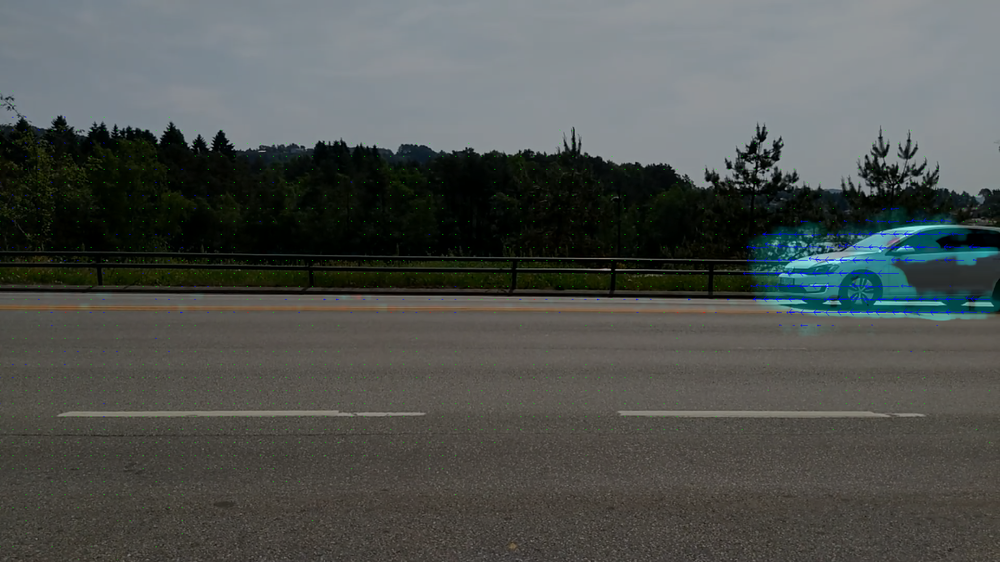
#> input picture seq2/frame_0010.png, 1000 x 562 px, shrunk from 1920 x 1080 before the run; its folder holds 4 pictures in this run
$ jupyter execute krasin-practice.ipynb
#> lines starting #> are read from the running program, lines starting #| are printed output that depends on the picture
Практика студента 4 курса ИММиКН Красина Александра

Импорт библиотек

[cell 1]
import cv2
import numpy as np
import glob
import os
import sys
import time

Параметры работы программы

[cell 2]
#Директория с кадрами
FRAME_DIR = "seq2"
#Путь к готовому видео
OUTPUT_VIDEO_FILE = f"{FRAME_DIR}_results//{FRAME_DIR}_optical_flow.mp4"
#Директория для скриншотов
OUTPUT_SCREENSHOTS_DIR = f"{FRAME_DIR}_results//screenshots"
#Частота кадров
FPS = 30
#Сохаранять полученные данные оптического потока
SAVE_RAW_FLOW = False
#Директория для сохранённых данных
RAW_FLOW_DIR = f"{FRAME_DIR}_results//raw_flow_data"

#Шаг сетки векторов
VECTOR_GRID_STEP = 25
#Порог модуля вектора
VECTOR_MAGNITUDE_THRESH = 0.5
#Масштаб вектора
VECTOR_SCALE = 1.0
#Длинна наконечника стрелки (доля от длинны вектора)
ARROW_TIP_LENGTH = 0.2

#Смешивание исходного кадра(ALPHA) и цветовой кадры(BETA)
ALPHA = 0.6
BETA = 0.4

#Кадры, которые нужно сохранить как скриншоты
SCREENSHOT_FRAMES = [10, 20, 28, 38, 48]

#Печатать время работы
LOG_TIME = True


FARNEBACK_PARAMS = {
    'pyr_scale': 0.5,    # масштаб пирамиды (<1)
    'levels': 3,         # количество уровней пирамиды
    'winsize': 15,       # размер окна (нечётное)
    'iterations': 3,     # число итераций на каждом уровне
    'poly_n': 5,         # размер окна полиномиальной аппроксимации (нечётное)
    'poly_sigma': 1.2,   # стандартное отклонение для полиномов
    'flags': 0           # можно добавить OPTFLOW_FARNEBACK_GAUSSIAN
}

Инициализация

[cell 3]
os.makedirs(OUTPUT_SCREENSHOTS_DIR, exist_ok=True)
frame_paths = sorted(glob.glob(os.path.join(FRAME_DIR, "*.png")))

first_frame = cv2.imread(frame_paths[0])
#> first_frame is the input picture: shape (562, 1000, 3); mean B, G, R 79.4, 82.2, 78.7
height, width = first_frame.shape[:2]
#> height = 562; width = 1000
fourcc = cv2.VideoWriter_fourcc(*'mp4v')   # кодек MP4
out_video = cv2.VideoWriter(OUTPUT_VIDEO_FILE, fourcc, FPS, (width, height))

if SAVE_RAW_FLOW:
    os.makedirs(RAW_FLOW_DIR, exist_ok=True)

sum_time = 0
if LOG_TIME:
    print(FRAME_DIR)
    print('='*20)
    print("h: ", height)
#| h:  562
    print("w: ", width)
#| w:  1000
    print("length: ", len(frame_paths))
    print('='*20)

Основной цикл

[cell 4]
prev_gray = cv2.cvtColor(first_frame, cv2.COLOR_BGR2GRAY)


for i in range(1, len(frame_paths)):
    start_time = time.perf_counter()#Начало замеров времени
    current_frame = cv2.imread(frame_paths[i])
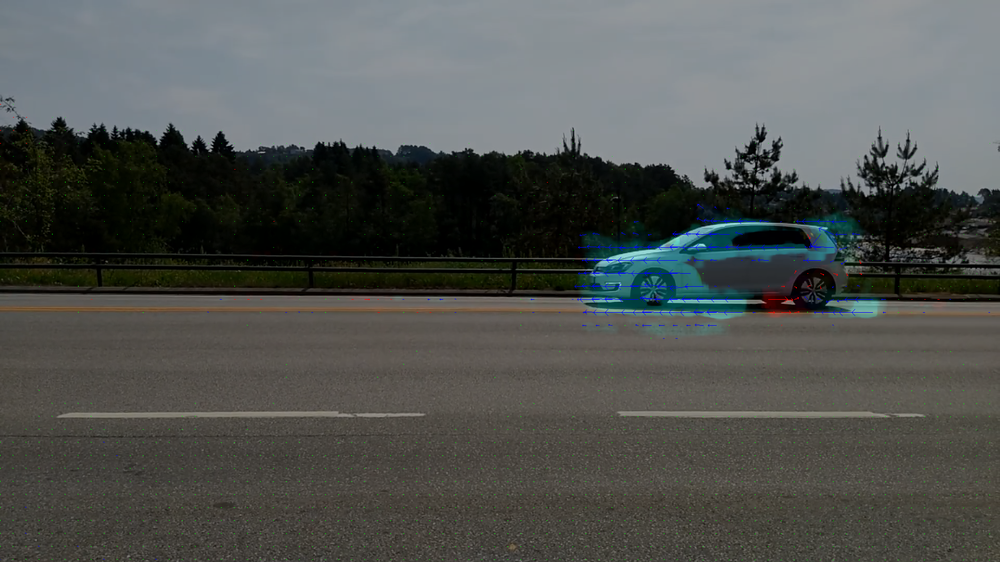
#> input picture seq2/frame_0020.png, 1000 x 562 px, shrunk from 1920 x 1080 before the run
#> current_frame is the input picture: shape (562, 1000, 3); mean B, G, R 79.3, 82.1, 79.5
    current_gray = cv2.cvtColor(current_frame, cv2.COLOR_BGR2GRAY)
    flow = cv2.calcOpticalFlowFarneback(prev_gray,
                                         current_gray,
                                         None,
                                         **FARNEBACK_PARAMS)
    dx = flow[..., 0]
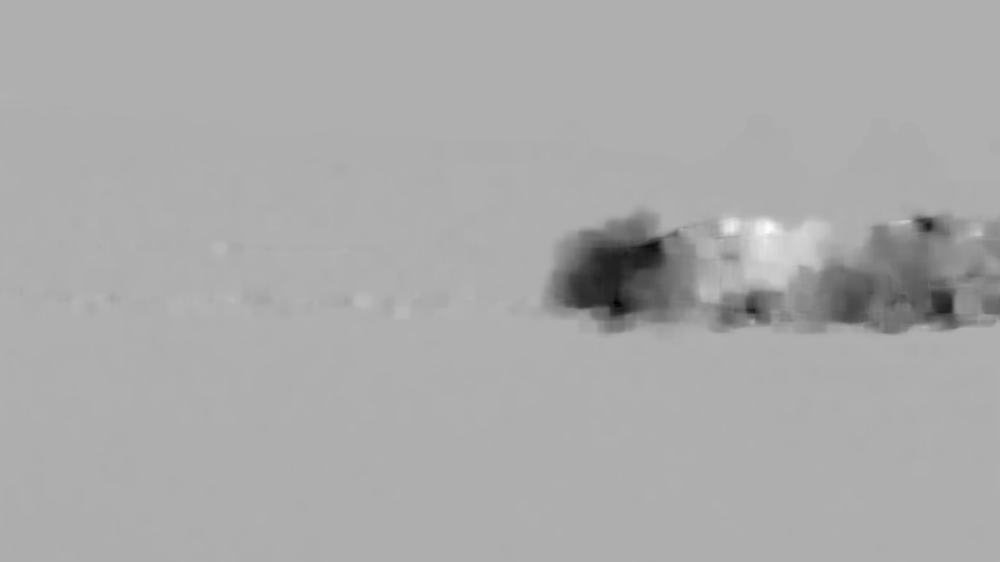
#> dx: shape (562, 1000) float32; min -46.8, max 21.11, mean -1.3; drawn with min black and max white
    dy = flow[..., 1]
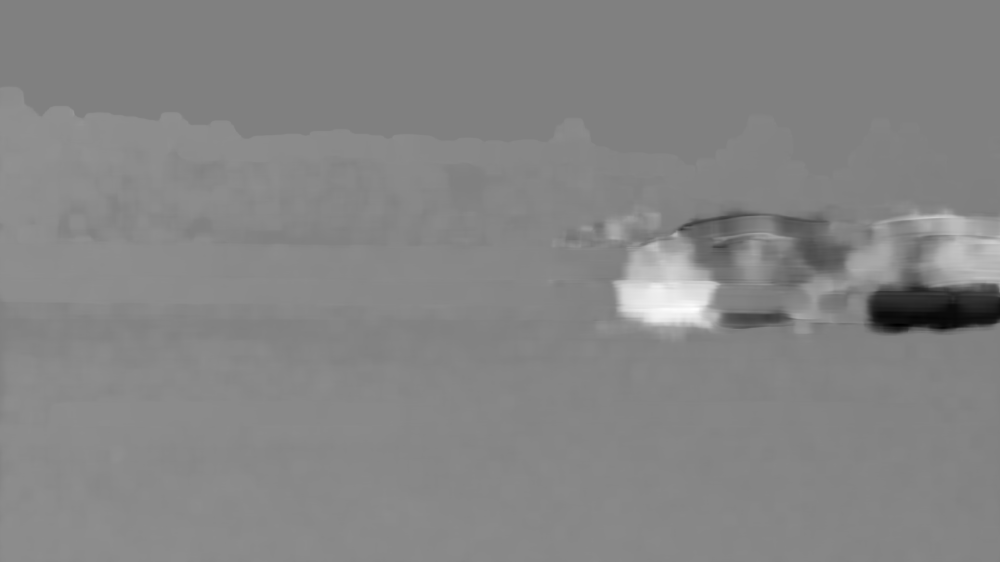
#> dy: shape (562, 1000) float32; min -12.81, max 12.57, mean 0.472; drawn with min black and max white

    magnitude, angle_rad = cv2.cartToPolar(dx, dy)
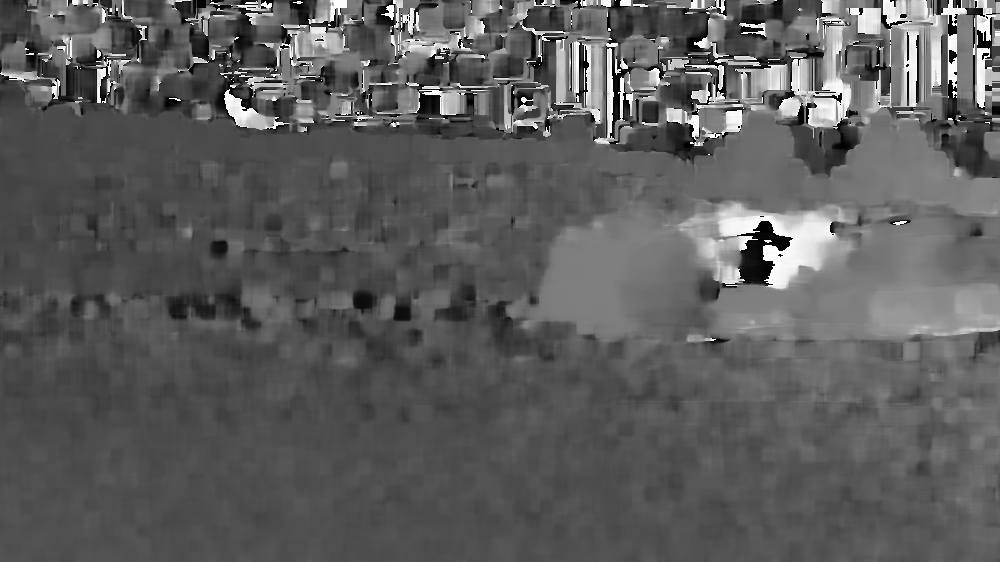
#> angle_rad: shape (562, 1000) float32; min 1.21e-12, max 6.28, mean 2.3; drawn with min black and max white
    magnitude_norm = cv2.normalize(magnitude, None, 0, 255, cv2.NORM_MINMAX)
    magnitude_norm = magnitude_norm.astype(np.uint8)

    hue = (angle_rad * 180 / np.pi) / 2
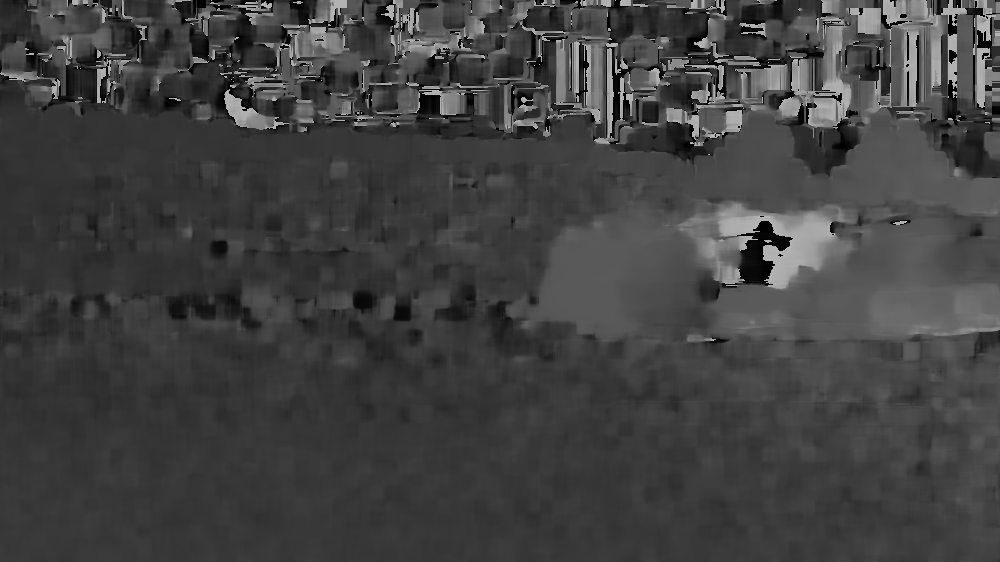
#> hue: shape (562, 1000) float32; min 3.47e-11, max 180, mean 65.9
    hue = hue.astype(np.uint8)

    hsv = np.zeros((height, width, 3), dtype=np.uint8)
    hsv[..., 0] = hue
    hsv[..., 1] = 255
    hsv[..., 2] = magnitude_norm
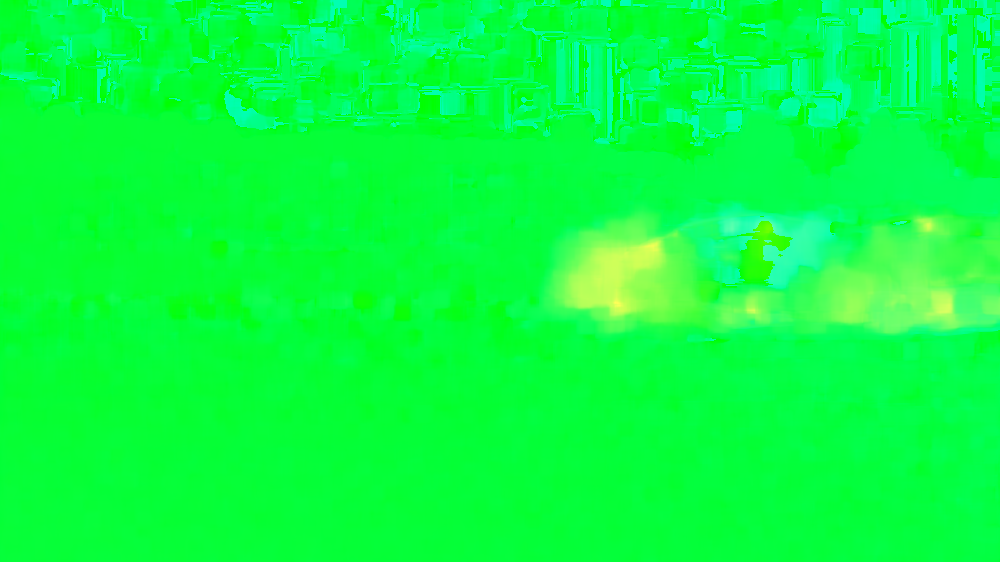
#> hsv: shape (562, 1000, 3); mean of channels 0, 1, 2 65.4, 255, 9.6; drawn as B, G, R

    flow_bgr = cv2.cvtColor(hsv, cv2.COLOR_HSV2BGR)
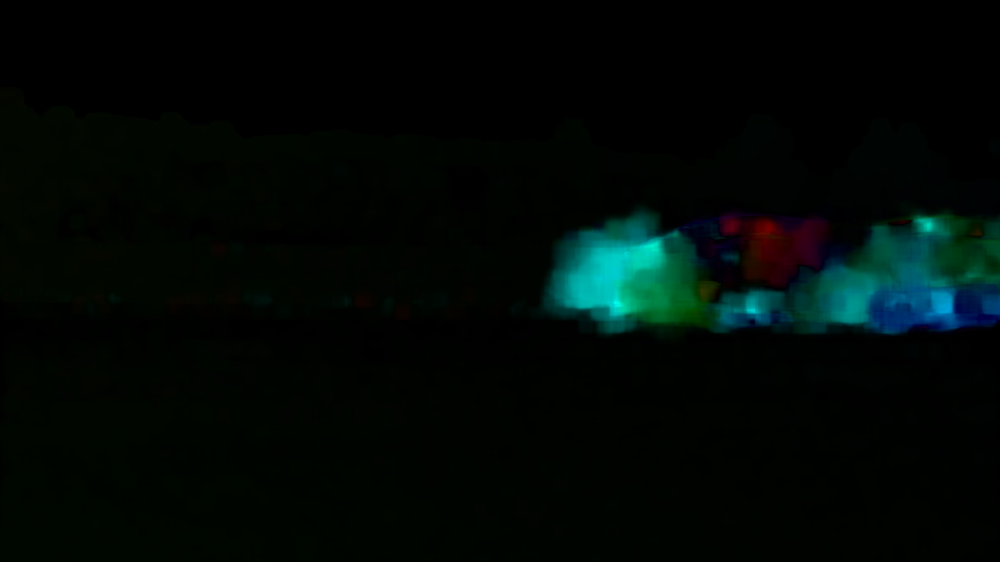
#> flow_bgr: shape (562, 1000, 3); mean B, G, R 5.9, 8.5, 0.7
    overlay = cv2.addWeighted(current_frame, ALPHA, flow_bgr, BETA, 0)

    for y in range(0, height, VECTOR_GRID_STEP):
        for x in range(0, width, VECTOR_GRID_STEP):
            vec_dx = flow[y, x, 0]
            vec_dy = flow[y, x, 1]
            mag = np.sqrt(vec_dx**2 + vec_dy**2)
            if mag < VECTOR_MAGNITUDE_THRESH: #Отброс шума
                continue
            end_x = int(x + vec_dx * VECTOR_SCALE)
            end_y = int(y + vec_dy * VECTOR_SCALE)

            if vec_dx > 1.0:
                color = (0, 0, 255)
            elif vec_dx < -1.0:
                color = (255, 0, 0)
            else:
                color = (0, 255, 0)
            cv2.arrowedLine(overlay, (x, y), (end_x, end_y), color,
                            thickness=1, tipLength=ARROW_TIP_LENGTH)
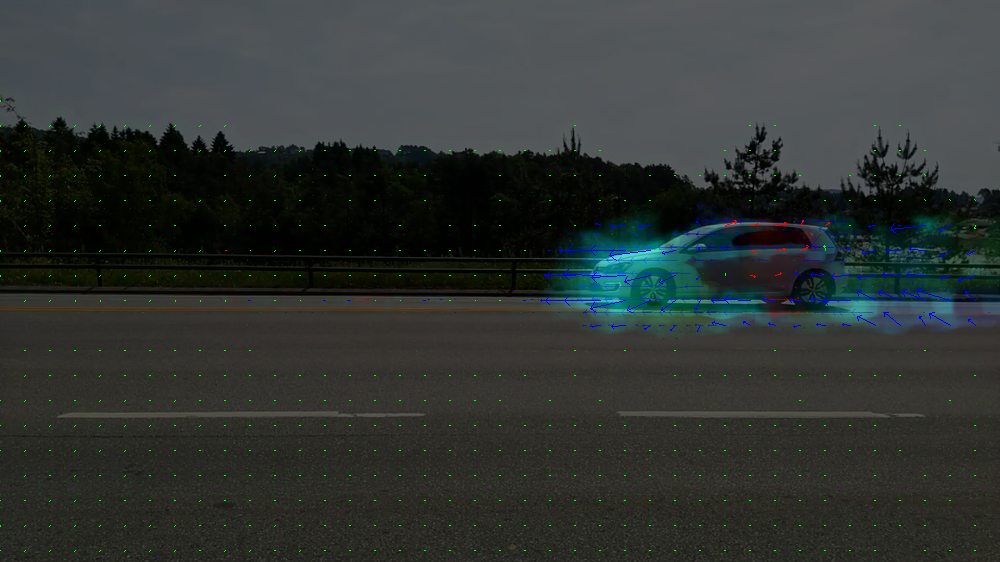
#> overlay: shape (562, 1000, 3); mean B, G, R 50.4, 52.8, 47.9

    if i in SCREENSHOT_FRAMES:
        screenshot_name = os.path.join(OUTPUT_SCREENSHOTS_DIR, f"frame_{i:04d}.png")
        cv2.imwrite(screenshot_name, overlay)

    if SAVE_RAW_FLOW:
        np.save(os.path.join(RAW_FLOW_DIR, f"flow_{i:04d}.npy"), flow)
        np.save(os.path.join(RAW_FLOW_DIR, f"mag_{i:04d}.npy"), magnitude)
        np.save(os.path.join(RAW_FLOW_DIR, f"angle_{i:04d}.npy"), angle_rad)

    out_video.write(overlay)
    prev_gray = current_gray

    end_time = time.perf_counter() #Конец замеров времени
    work_time = (end_time - start_time) * 1000
    sum_time += work_time
#> pass 2 of the loop `for i in range(1, len(frame_paths)):`:
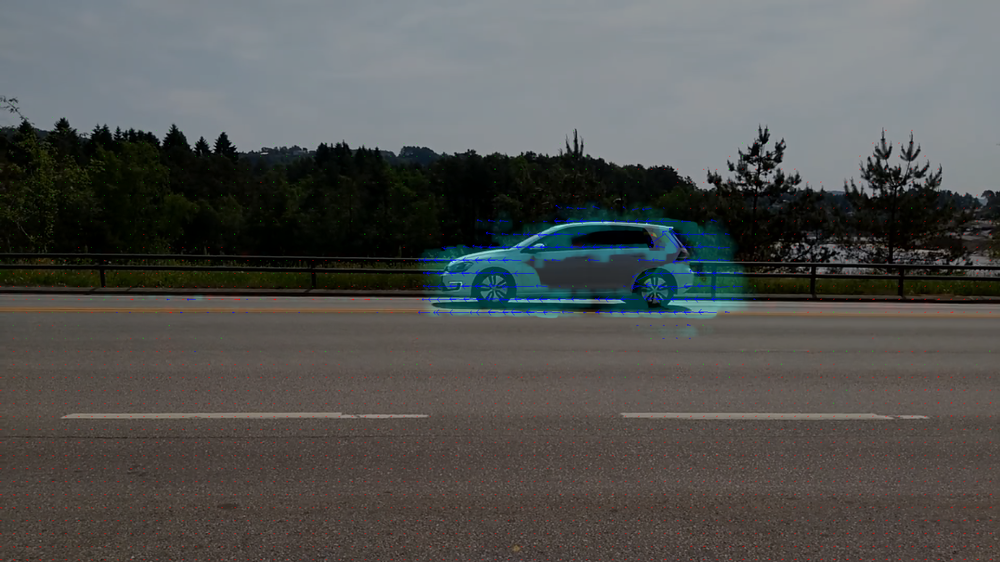
#> input picture seq2/frame_0028.png, 1000 x 562 px, shrunk from 1920 x 1080 before the run
#> current_frame is the input picture: shape (562, 1000, 3); mean B, G, R 80.2, 82.2, 81.7
#> `flow_bgr = cv2.cvtColor(hsv, cv2.COLOR_HSV2BGR)`:
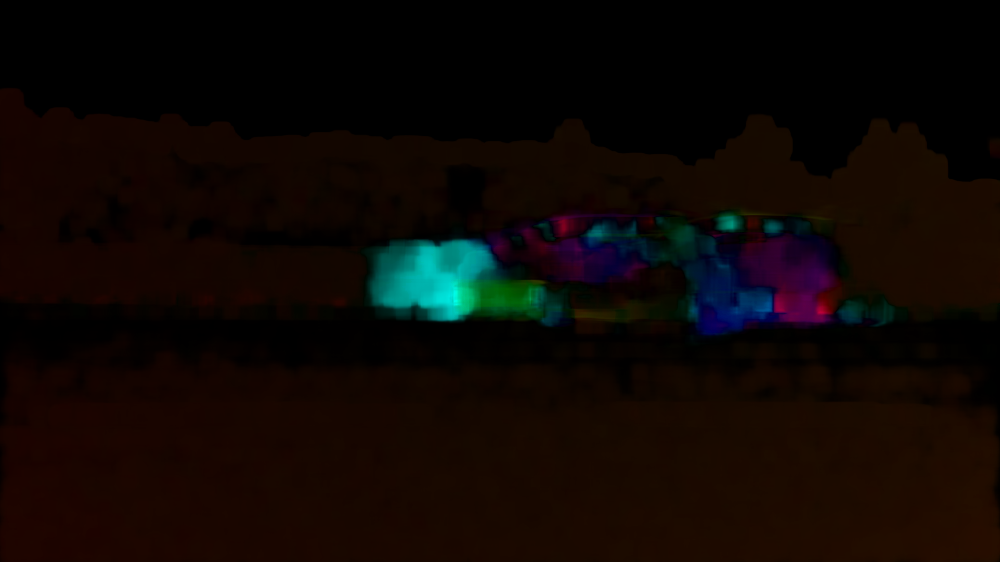
#> flow_bgr: shape (562, 1000, 3); mean B, G, R 4.1, 7.4, 14.5
#> after the loop `for y in range(0, height, VECTOR_GRID_STEP):`:
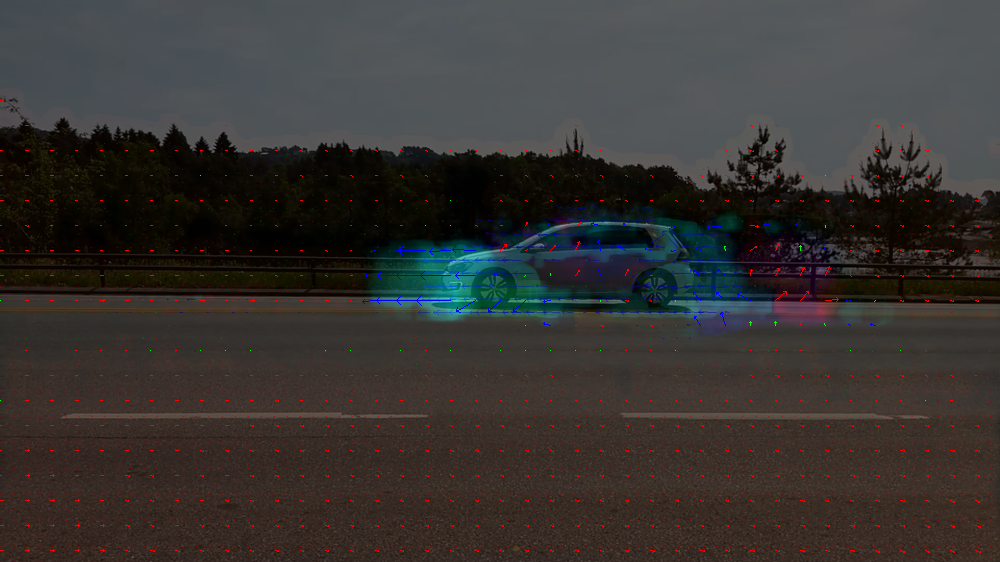
#> overlay: shape (562, 1000, 3); mean B, G, R 49.8, 52, 55.7
#> pass 3 of the loop `for i in range(1, len(frame_paths)):`:
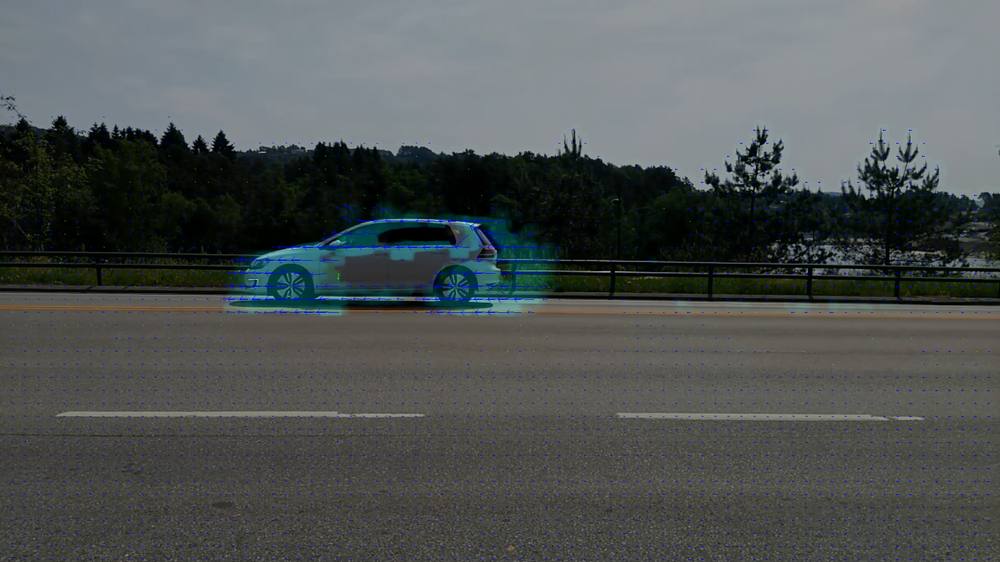
#> input picture seq2/frame_0038.png, 1000 x 562 px, shrunk from 1920 x 1080 before the run
#> current_frame is the input picture: shape (562, 1000, 3); mean B, G, R 83.1, 83.7, 79.1
#> `hsv[..., 2] = magnitude_norm`:
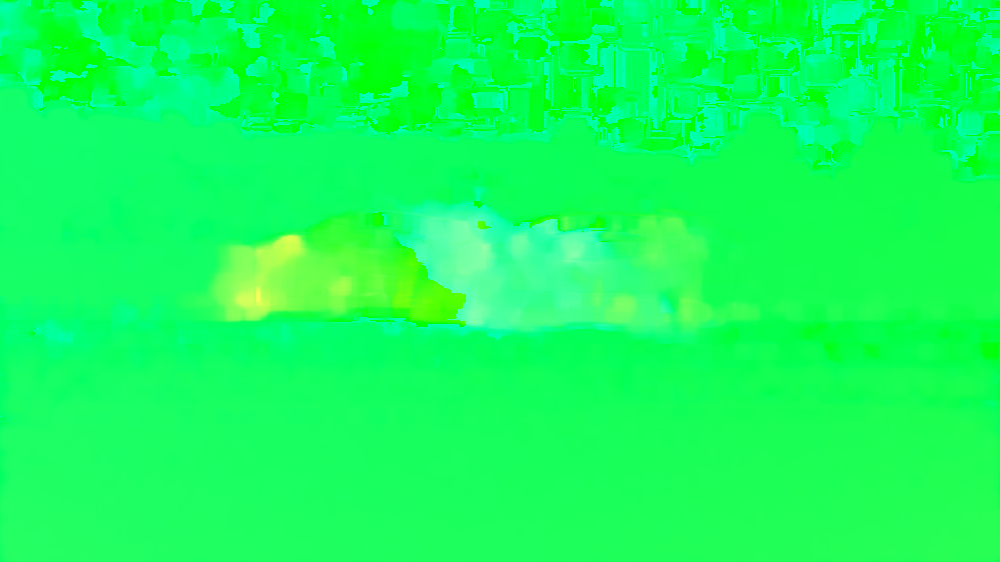
#> hsv: shape (562, 1000, 3); mean of channels 0, 1, 2 90.4, 255, 19.6; drawn as B, G, R
#> `flow_bgr = cv2.cvtColor(hsv, cv2.COLOR_HSV2BGR)`:
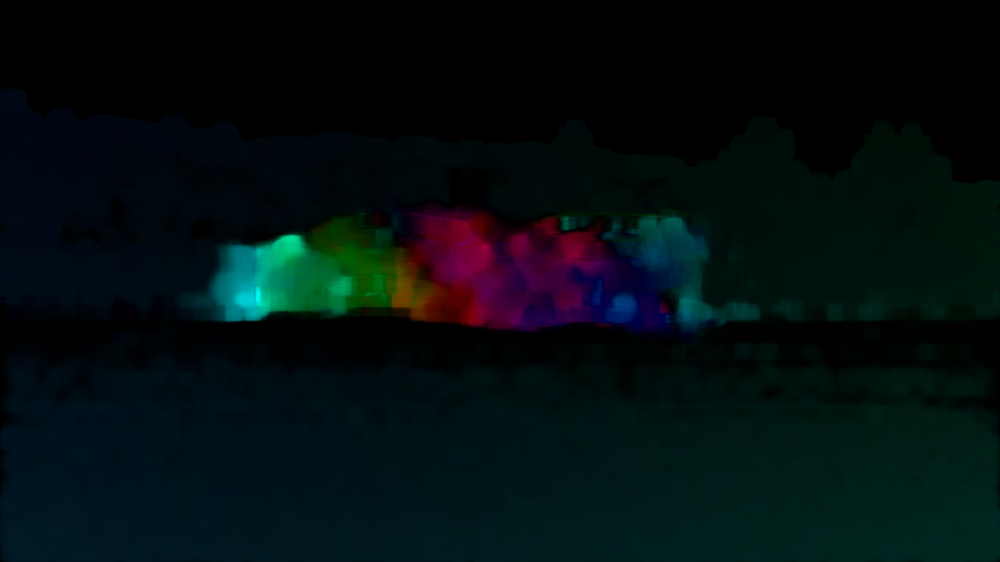
#> flow_bgr: shape (562, 1000, 3); mean B, G, R 15.6, 14.2, 2.7
